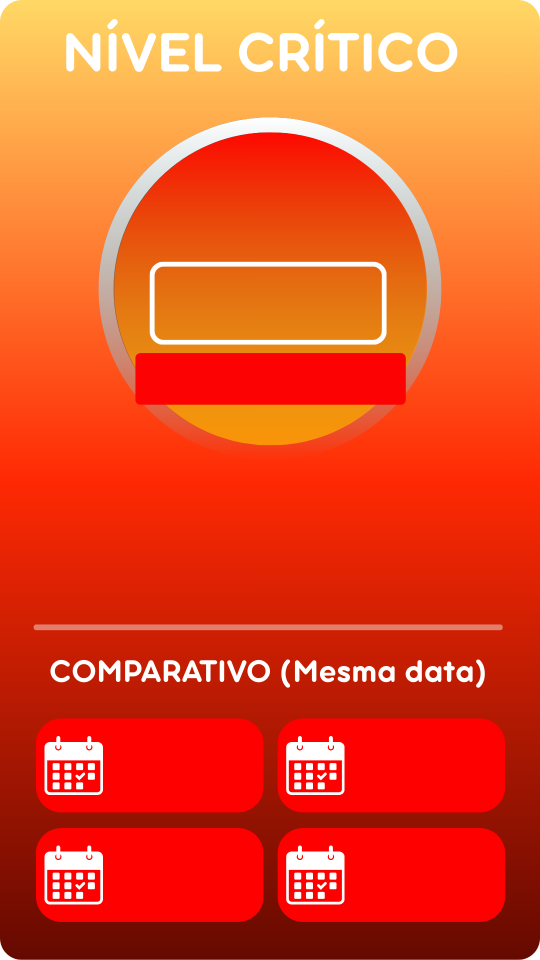
#> input picture assets/capa_vermelha.png, 1080 x 1920 px (shown at 1/2 size)
$ python testar_design.py
#> lines starting #> are read from the running program, lines starting #| are printed output that depends on the picture
### dados_ruas.py
"""
MÓDULO DE DADOS DAS RUAS (VERSÃO 6.0 - ORDEM AGRUPADA)
Focado na identificação por número da residência.
Ordem fixa para facilitar a leitura dos moradores.
"""

def calcular_risco_por_rua(nivel_atual_rio):
    ruas = [
        # ==========================================================
        # GRUPO 1: AS PRIMEIRAS A SEREM ATINGIDAS
        # ==========================================================
        {
            "nome": "Rua Rio Corrente",
            "apelido": "Toda a extensão",
            "cota": 563,
            "prioridade": 1
        },
        {
            "nome": "Rua Rio Tietê / Araguaia",
            "apelido": "Toda a extensão",
            "cota": 590,
            "prioridade": 1
        },

        # ==========================================================
        # GRUPO 2: RUA TAMOIOS (Acesso)
        # ==========================================================
        {
            "nome": "Rua Tamoios",
            "apelido": "Base (Acesso ao Rio)",
            "cota": 651,
            "prioridade": 2
        },
        {
            "nome": "Rua Tamoios",
            "apelido": "Nº 1 (Esq. J. Pedreiro)",
            "cota": 810,
            "prioridade": 3
        },

        # ==========================================================
        # GRUPO 3: RUA JOÃO PEDREIRO (Sequencial)
        # ==========================================================
        {
            "nome": "Rua João Pedreiro",
            "apelido": "Nº 21 ao 651",
            "cota": 760,
            "prioridade": 2
        },
        {
            "nome": "Rua João Pedreiro",
            "apelido": "Nº 673 ao 715",
            "cota": 890,
            "prioridade": 4
        },
        {
            "nome": "Rua João Pedreiro",
            "apelido": "Nº 721 ao 1001",
            "cota": 910,
            "prioridade": 4
        },

        # ==========================================================
        # GRUPO 4: RUA GUANABARA (Sequencial)
        # ==========================================================
        {
            "nome": "Rua Guanabara",
            "apelido": "Nº 51 ao 133",
            "cota": 835,
            "prioridade": 3
        },
        {
            "nome": "Rua Guanabara",
            "apelido": "Nº 197 ao 264",
            "cota": 865,
            "prioridade": 3
        },
        {
            "nome": "Rua Guanabara",
            "apelido": "Nº 513 (Final)",
            "cota": 920,
            "prioridade": 4
        },

        # ==========================================================
        # GRUPO 5: RUA MINAS GERAIS (Sequencial)
        # ==========================================================
        {
            "nome": "Rua Minas Gerais",
            "apelido": "Nº 188 ao 400",
            "cota": 860,
            "prioridade": 3
        },
        {
            "nome": "Rua Minas Gerais",
            "apelido": "Nº 440 ao Final",
            "cota": 900,
            "prioridade": 4
        },

        # ==========================================================
        # GRUPO 6: OUTRAS
        # ==========================================================
        {
            "nome": "Travessa Bartolomeu",
            "apelido": "Toda a extensão",
            "cota": 718,
            "prioridade": 2
        }
    ]

    relatorio = []

    for rua in ruas:
        porcentagem = (nivel_atual_rio / rua['cota']) * 100
        if porcentagem > 100: porcentagem = 100.0

        relatorio.append({
            "nome": rua['nome'],
            "apelido": rua['apelido'],
            "cota_limite": rua['cota'],
            "porcentagem": round(porcentagem, 1),
            "status": "ALAGADA" if nivel_atual_rio >= rua['cota'] else "Livre"
        })

    # IMPORTANTE: A linha de ordenação (sort) foi REMOVIDA.
    # Agora respeita estritamente a ordem definida na lista acima.

    return relatorio

### gerar_imagem.py
import os
import io
import sqlite3
import matplotlib.pyplot as plt
from PIL import Image, ImageDraw, ImageFont
from datetime import datetime

# ==============================================================================
# CONFIGURAÇÕES DE CAMINHOS E CORES
# ==============================================================================
PASTA_ASSETS = "assets"
PASTA_OUTPUT = "output"

# Fontes (Certifique-se que os arquivos existem na pasta assets)
FONTE_BOLD = os.path.join(PASTA_ASSETS, "Roboto-Bold.ttf")
FONTE_REGULAR = os.path.join(PASTA_ASSETS, "Roboto-Regular.ttf")

# Cores do Sistema
COR_BRANCA = (255, 255, 255)
COR_CINZA_CLARO = (200, 200, 200)
COR_NORMAL = (46, 204, 113)
COR_ATENCAO = (241, 196, 15)
COR_ALERTA = (230, 126, 34)
COR_PERIGO = (231, 76, 60)

if not os.path.exists(PASTA_OUTPUT):
    os.makedirs(PASTA_OUTPUT)

# ==============================================================================
# FUNÇÕES DE APOIO
# ==============================================================================


def obter_caminho_base(nivel):
    """Seleciona a imagem de fundo baseada nos limites críticos conforme sua arte"""
    if nivel < 400:
        return os.path.join(PASTA_ASSETS, "capa_verde.png")
    elif nivel < 600:
        return os.path.join(PASTA_ASSETS, "capa_amarela.png")
    else:
        return os.path.join(PASTA_ASSETS, "capa_vermelha.png")

# ==============================================================================
# FUNÇÃO DE APOIO: GERADOR DE GRÁFICO (AJUSTADO PARA 25 PONTOS)
# ==============================================================================


def gerar_grafico_transparente(dados_historicos):
    """Gera o gráfico de linha transparente com melhor espaçamento para 25 pontos"""
    if not dados_historicos:
        return None

    # Extração dos dados
    horas = [d['hora'] for d in dados_historicos]
    niveis = [d['nivel'] for d in dados_historicos]

    # Criar a figura (Aumentamos um pouco a largura para caber mais pontos)
    fig, ax = plt.subplots(figsize=(7.0, 3.0))

    # Plotagem: Linha mais fina e pontos menores para não poluir com 25 registros
    ax.plot(horas, niveis, color='white', linewidth=2,
            marker='o', markersize=4, markerfacecolor='white')

    # CONFIGURAÇÃO DO EIXO X (Pular etiquetas para não sobrepor)
    # Mostra a hora apenas de 4 em 4 pontos (ex: de hora em hora)
    for i, label in enumerate(ax.get_xticklabels()):
        if i % 4 != 0 and i != len(horas) - 1:
            label.set_visible(False)

    # Estilização Transparente
    ax.set_facecolor('none')
    fig.patch.set_alpha(0)
    ax.spines['bottom'].set_color('white')
    ax.spines['left'].set_color('white')
    ax.spines['top'].set_visible(False)
    ax.spines['right'].set_visible(False)
    ax.tick_params(axis='both', colors='white', labelsize=11)
    ax.grid(True, linestyle='--', alpha=0.2, color='white')

    # Salva em memória
    buf = io.BytesIO()
    plt.savefig(buf, format='png', transparent=True,
                bbox_inches='tight', dpi=120)
    plt.close('all')
    buf.seek(0)
    return Image.open(buf).convert("RGBA")

# ==============================================================================
# FUNÇÃO 1: GERAR CAPA (ATUALIZADA PARA 25 LEITURAS)
# ==============================================================================


def gerar_capa(dados_rio, tendencia, historico_dict, velocidade, em_recessao, texto_previsao=None, dados_grafico=None):
    nivel = dados_rio['nivel_cm']
    caminho_base = obter_caminho_base(nivel)

    try:
        imagem = Image.open(caminho_base).convert("RGBA")
    except:
        imagem = Image.new('RGB', (1080, 1920), color=(30, 30, 30))

    draw = ImageDraw.Draw(imagem)
    centro_x = imagem.width // 2

    # ... (Carregamento de fontes e Elementos 1, 2, 3 e 4 permanecem iguais) ...
    # [Mantendo o código das fontes e textos anteriores para brevidade]
    try:
        fonte_nivel = ImageFont.truetype(FONTE_BOLD, 130)
        fonte_status = ImageFont.truetype(FONTE_BOLD, 50)
        fonte_velocidade = ImageFont.truetype(FONTE_REGULAR, 50)
        fonte_previsao = ImageFont.truetype(FONTE_BOLD, 53)
        fonte_rodape = ImageFont.truetype(FONTE_REGULAR, 35)
    except:
        fonte_nivel = fonte_status = fonte_velocidade = fonte_previsao = fonte_rodape = ImageFont.load_default()

    draw.text((centro_x, 450), f"{int(nivel)} cm",
              font=fonte_nivel, fill=COR_BRANCA, anchor="mm")
    draw.text((centro_x, 580), f"{tendencia.upper()}",
              font=fonte_status, fill=COR_BRANCA, anchor="mm")
    draw.text((centro_x, 640), f"({velocidade})",
              font=fonte_velocidade, fill=COR_BRANCA, anchor="mm")
    txt_prev = texto_previsao if texto_previsao else f"Prev. +1h: {int(nivel)} cm"
    draw.text((centro_x, 760), txt_prev, font=fonte_previsao,
              fill=(0, 0, 0), anchor="mm")

    # ELEMENTO 5: GRÁFICO
    if dados_grafico:
        # Pegamos as últimas 15 leituras para o gráfico
        # Invertemos para que o gráfico flua da esquerda (passado) para a direita (atual)
        fatia_grafico = dados_grafico[:20]
        hist_graf = [{'hora': d['data'].strftime(
            '%H:%M'), 'nivel': d['nivel']} for d in fatia_grafico]
        hist_graf.reverse()

        graf_img = gerar_grafico_transparente(hist_graf)
        if graf_img:
            # Ajuste leve na posição Y para acomodar o gráfico maior
            pos_x = (imagem.width - graf_img.width) // 2
            imagem.paste(graf_img, (pos_x, 920), graf_img)

    # ... (Restante do Histórico e Rodapé permanecem iguais) ...
    pos_x_esq, pos_x_dir = 350, 840
    pos_y_l1, pos_y_l2 = 1530, 1750

    def fmt_h(ano):
        val = historico_dict.get(int(ano), "---")
        return f"{ano}:\n{val} cm"

    draw.text((pos_x_esq, pos_y_l1), fmt_h("2020"), font=fonte_previsao,
              fill=COR_BRANCA, anchor="mm", align="center")
    draw.text((pos_x_esq, pos_y_l2), fmt_h("2021"), font=fonte_previsao,
              fill=COR_BRANCA, anchor="mm", align="center")
    draw.text((pos_x_dir, pos_y_l1), fmt_h("2022"), font=fonte_previsao,
              fill=COR_BRANCA, anchor="mm", align="center")
    draw.text((pos_x_dir, pos_y_l2), fmt_h("2023"), font=fonte_previsao,
              fill=COR_BRANCA, anchor="mm", align="center")
    dt_atual = dados_rio['data_leitura'].strftime("%d/%m/%Y às %H:%M")
    draw.text((centro_x, imagem.height - 35),
              f"Atualizado: {dt_atual}", font=fonte_rodape, fill=COR_CINZA_CLARO, anchor="mm")

    caminho = os.path.join(PASTA_OUTPUT, "capa_final.png")
    imagem.save(caminho)
    return caminho

# ==============================================================================
# FUNÇÃO 2: GERAR PLACARES DAS RUAS (PAGINADOS)
# ==============================================================================


def gerar_placares_paginados(risco_ruas):
    ITENS_POR_PAGINA = 14
    ESPACO_VERTICAL = 115
    paginas = [risco_ruas[i:i + ITENS_POR_PAGINA]
               for i in range(0, len(risco_ruas), ITENS_POR_PAGINA)]
    caminhos_gerados = []

    try:
        font_titulo = ImageFont.truetype(FONTE_BOLD, 70)
        font_nome_rua = ImageFont.truetype(FONTE_BOLD, 45)
        font_detalhe = ImageFont.truetype(FONTE_REGULAR, 40)
        font_pct = ImageFont.truetype(FONTE_BOLD, 50)
    except:
        font_titulo = font_nome_rua = font_detalhe = font_pct = ImageFont.load_default()

    for i, ruas_pagina in enumerate(paginas):
        largura, altura = 1080, 1920
        img = Image.new('RGB', (largura, altura), color=(30, 30, 30))
        draw = ImageDraw.Draw(img)

        # DEFINIÇÃO DO CENTRO_X PARA ESTA FUNÇÃO
        centro_x = largura // 2

        titulo = "SITUAÇÃO DAS RUAS" if len(
            paginas) == 1 else f"SITUAÇÃO DAS RUAS ({i+1}/{len(paginas)})"
        draw.text((50, 100), titulo, font=font_titulo, fill=COR_BRANCA)
        draw.line([(50, 190), (1030, 190)], fill=COR_BRANCA, width=3)

        y_pos = 220
        for rua in ruas_pagina:
            nome_p = rua['nome']
            detalhe = rua.get('apelido', '')
            pct = rua['porcentagem']

            cor_b = COR_NORMAL
            if pct > 50:
                cor_b = COR_ATENCAO
            if pct > 80:
                cor_b = COR_ALERTA
            if pct >= 100:
                cor_b = COR_PERIGO

            draw.text((50, y_pos), nome_p, font=font_nome_rua, fill=COR_BRANCA)
            draw.text((50, y_pos + 45), detalhe,
                      font=font_detalhe, fill=COR_CINZA_CLARO)

            draw.rectangle(
                [(600, y_pos + 15), (900, y_pos + 55)], fill=(60, 60, 60))
            largura_b = (min(pct, 100) / 100) * 300
            draw.rectangle(
                [(600, y_pos + 15), (600 + largura_b, y_pos + 55)], fill=cor_b)

            draw.text((920, y_pos + 5),
                      f"{pct:.0f}%", font=font_pct, fill=cor_b)
            y_pos += ESPACO_VERTICAL

        # Correção aqui: centro_x agora existe neste escopo
        if i < len(paginas) - 1:
            draw.text((centro_x, 1850), "Continua no próximo story... ➡️",
                      font=font_detalhe, fill=COR_BRANCA, anchor="mm")

        caminho = os.path.join(PASTA_OUTPUT, f"placar_ruas_parte_{i+1}.png")
        img.save(caminho)
        caminhos_gerados.append(caminho)

    return caminhos_gerados

# ==============================================================================
# FUNÇÃO PRINCIPAL
# ==============================================================================


def gerar_todas_imagens(dados_rio, dados_ruas, tendencia, historico_dict, velocidade, em_recessao=False, texto_previsao=None, dados_grafico=None):
    caminho_capa = gerar_capa(dados_rio, tendencia, historico_dict,
                              velocidade, em_recessao, texto_previsao, dados_grafico)
    lista_placares = gerar_placares_paginados(dados_ruas)
    return [caminho_capa] + lista_placares

### testar_design.py
from datetime import datetime, timedelta
import dados_ruas
import gerar_imagem
import random

# ======================================================
# CONFIGURAÇÃO DO CENÁRIO DE TESTE
# ======================================================
# Simulação de Cheia Grave
NIVEL_ATUAL = 820
TENDENCIA_SIMULADA = "SUBINDO"
VELOCIDADE_SIMULADA = "+15 cm/h"
EM_RECESSAO = False

# Simulação da IA
TEXTO_PREVISAO_SIMULADO = "Prev. +1h: 835 cm"

# Dicionário Histórico Completo (2020-2025)
HISTORICO_SIMULADO = {
    2020: 650,
    2021: 410,
    2022: 926, # Aquele pico máximo histórico
    2023: 350,
    2024: 500,
    2025: 420
}

def gerar_dados_grafico_fake(nivel_final):
    """
    Gera uma lista de leituras falsas das últimas 24h
    para testar o desenho do gráfico.
    """
    lista = []
    agora = datetime.now()

    # Começa 24h atrás com um nível mais baixo e vai subindo
    nivel_inicial = nivel_final - 150 # Começou 1.5m mais baixo

    for i in range(24):
        # Simula uma subida progressiva com um pouco de "tremec-tremec" (random)
        tempo = agora - timedelta(hours=(23-i))
        progresso = i / 23 # 0 a 1

        nivel = nivel_inicial + (progresso * 150) + random.uniform(-2, 2)

        lista.append({
            'data': tempo,
            'nivel': nivel
        })

    # Garante que o último dado bate com o atual
    lista.append({'data': agora, 'nivel': nivel_final})
    return lista

def rodar_teste():
    print(f"--- INICIANDO SIMULAÇÃO VISUAL COMPLETA ---")
    print(f"Nível Atual: {NIVEL_ATUAL} cm")

    # 1. Preparar o Dicionário de Dados do Rio
    dados_rio = {
        'nivel_cm': NIVEL_ATUAL,
        'data_leitura': datetime.now()
    }

    # 2. Gerar Dados para o Gráfico (Simulação de 24h)
    print("Gerando curva de gráfico simulada...")
    dados_para_grafico = gerar_dados_grafico_fake(NIVEL_ATUAL)

    # 3. Calcular o Risco das Ruas
    print("Calculando riscos por rua...")
    risco_ruas = dados_ruas.calcular_risco_por_rua(NIVEL_ATUAL)

    # 4. Gerar as Imagens
    print("Gerando imagens na pasta output/...")

    # CHAMADA ATUALIZADA COM TODOS OS PARÂMETROS NOVOS
    caminhos = gerar_imagem.gerar_todas_imagens(
        dados_rio,
        risco_ruas,
        TENDENCIA_SIMULADA,
        HISTORICO_SIMULADO,
        VELOCIDADE_SIMULADA,
        EM_RECESSAO,
        texto_previsao=TEXTO_PREVISAO_SIMULADO, # <--- Testa o texto amarelo
        dados_grafico=dados_para_grafico        # <--- Testa o gráfico
    )
#> in gerar_capa, `imagem.paste(graf_img, (pos_x, 920), graf_img)`:
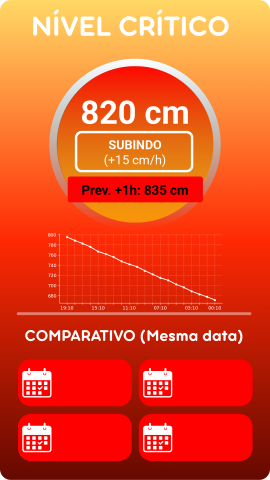
#> imagem: PIL image 1080x1920 RGBA (shown at 1/4 size); mean R, G, B, A 230.9, 80.9, 38.7, 254.7; transparent parts drawn white
#> in gerar_capa, `imagem.save(caminho)`:
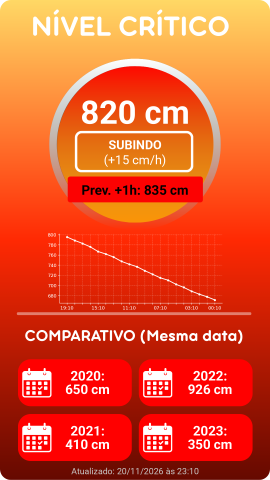
#> saved as capa_final.png: PIL image 1080x1920 RGBA (shown at 1/4 size); mean R, G, B, A 231.1, 83.6, 41.4, 254.7; transparent parts drawn white
#> the loop in gerar_placares_paginados, `for i, ruas_pagina in enumerate(paginas):` made 1 pass
#> pass 1, in gerar_placares_paginados, `img.save(caminho)`:
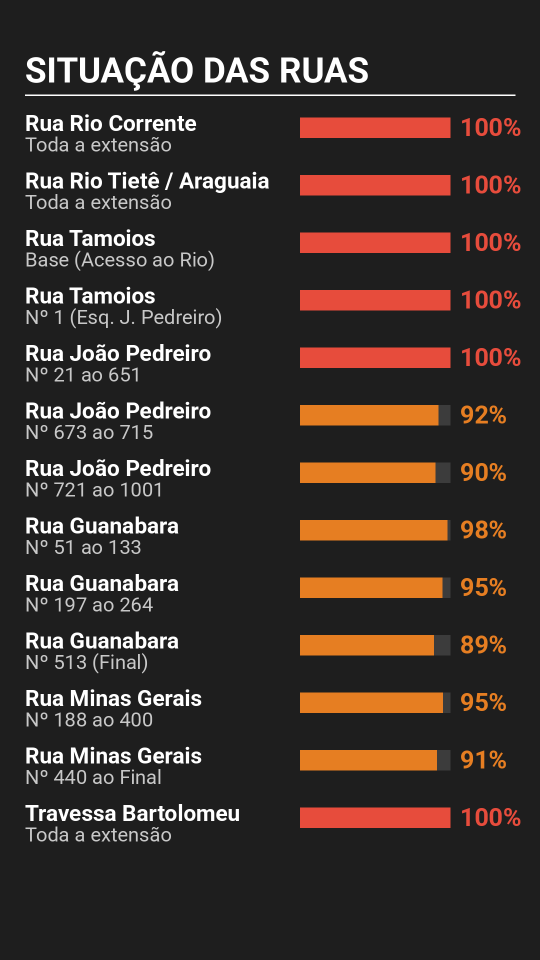
#> saved as placar_ruas_parte_1.png: PIL image 1080x1920 RGB (shown at 1/2 size); mean R, G, B 58, 47.1, 42.5
#> after the loop in gerar_placares_paginados, `for i, ruas_pagina in enumerate(paginas):`: caminhos_gerados = ['output/placar_ruas_parte_1.png']
#> caminhos = ['output/capa_final.png', 'output/placar_ruas_parte_1.png']

    print("\n✅ SUCESSO! Imagens geradas:")
    for path in caminhos:
        print(f" -> {path}")
#> this loop made 2 passes
#> (printed output is left out)

if __name__ == "__main__":
    rodar_teste()

$ run again, with assets/fundo_normal.png copied over assets/capa_vermelha.png
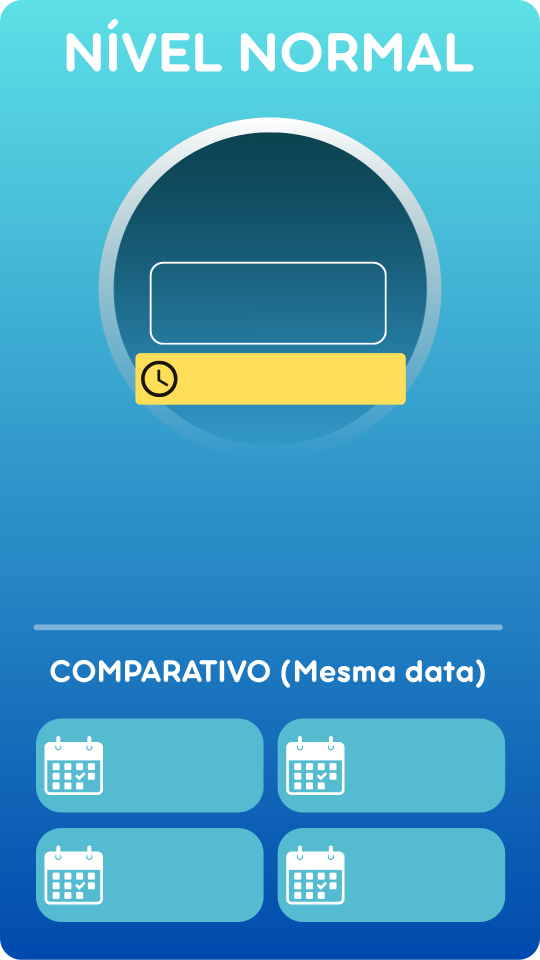
#> input picture assets/fundo_normal.png, 1080 x 1920 px (shown at 1/2 size)
#> in gerar_capa, `imagem.paste(graf_img, (pos_x, 920), graf_img)`:
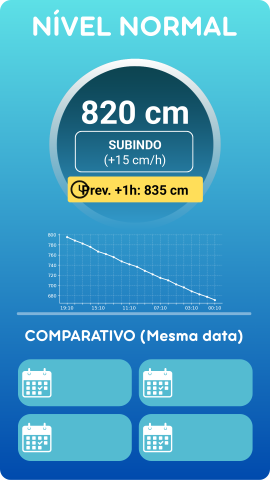
#> imagem: PIL image 1080x1920 RGBA (shown at 1/4 size); mean R, G, B, A 70.9, 160.3, 195.7, 254.7; transparent parts drawn white
#> in gerar_capa, `imagem.save(caminho)`:
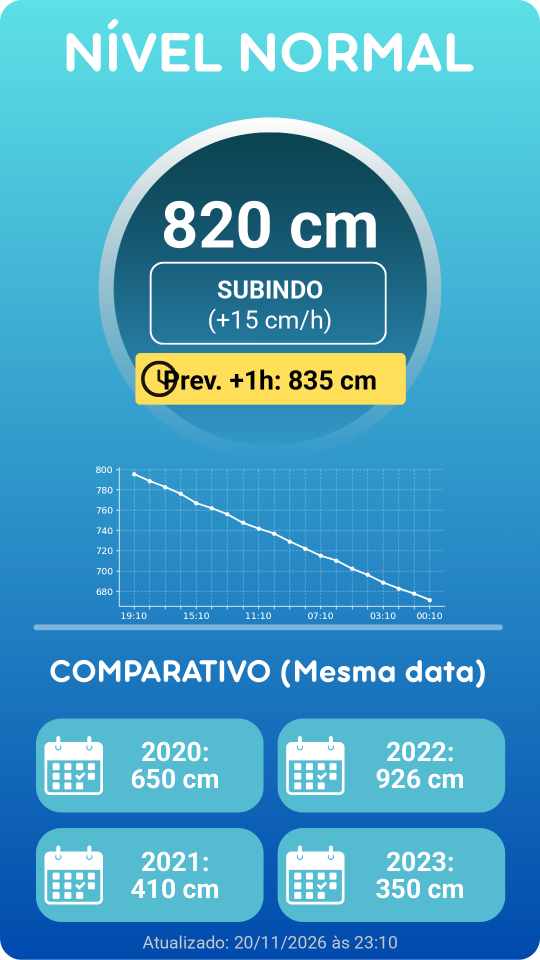
#> saved as capa_final.png: PIL image 1080x1920 RGBA (shown at 1/2 size); mean R, G, B, A 72.8, 161.2, 196.1, 254.7; transparent parts drawn white
#> after the loop in gerar_placares_paginados, `for i, ruas_pagina in enumerate(paginas):`: caminhos_gerados = ['output/placar_ruas_parte_1.png']
#> caminhos = ['output/capa_final.png', 'output/placar_ruas_parte_1.png']
#> the loop in rodar_teste, `for path in caminhos:` made 2 passes
#> (printed output is left out)
